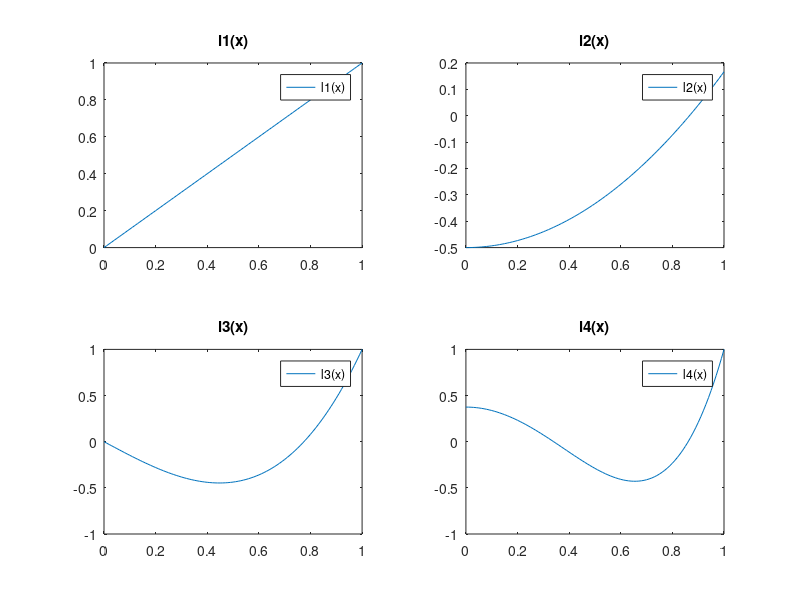

The MATLAB script that drew this image:
function Lab2_1()
    clf;
    axis square;
    
    l1 = @(x) x;
    l2 = @(x) 2/3.*x.^2 - 1/2;
    l3 = @(x) 5/2.*x.^3 - 3/2.*x;
    l4 = @(x) 35/8.*x.^4 - 15/4.*x.^2 + 3/8;
    
    x = 0:0.01:1;
    
    subplot(2, 2, 1);
    plot(x, l1(x))
    title("l1(x)")
    legend("l1(x)")
    
    subplot(2, 2, 2)
    plot(x, l2(x))
    title("l2(x)")
    legend("l2(x)")
    
    subplot(2, 2, 3)
    plot(x, l3(x))
    title("l3(x)")
    legend("l3(x)")
    
    subplot(2, 2, 4)
    plot(x, l4(x))
    title("l4(x)")
    legend("l4(x)")
    
end

function Lab2_2(n)
    clf;
    axis square;
    hold on;
    
    Tn = @(n) @(x) cos(n * acos(x));
        
    for i = 1:n
        fplot(Tn(i), [-1, 1])
    end
    
    
end

function Lab2_2b(n)
    clf;
    axis square;
    hold on;
    
%     Tn = @(n) @(x) cos(n * acos(x));
    T0 = @(x) ones(1, length(x));
    fplot(T0, [-1, 1])
    T1 = @(x) x;
    fplot(T1, [-1, 1])
    
    for i = 2:n
        Tn = @(x)2 * x .* T1(x) - T0(x);
        fplot(Tn, [-1, 1])
        T0 = T1;
        T1 = Tn;
        
    end
    
    
end

function Lab2_3(n)  
    clf;
    axis square;
    hold on;
    
    Tn = @(x) ones(1, length(x));
    fplot(Tn, [-1, 3])
    
    expo = @(x) exp(x);
    fplot(expo, [-1, 3])
    
    for k = 1 : n
        Tn = @(x) Tn(x) + 1/factorial(k) * x ^ k;
        fplot(Tn, [-1, 3])
    end

end